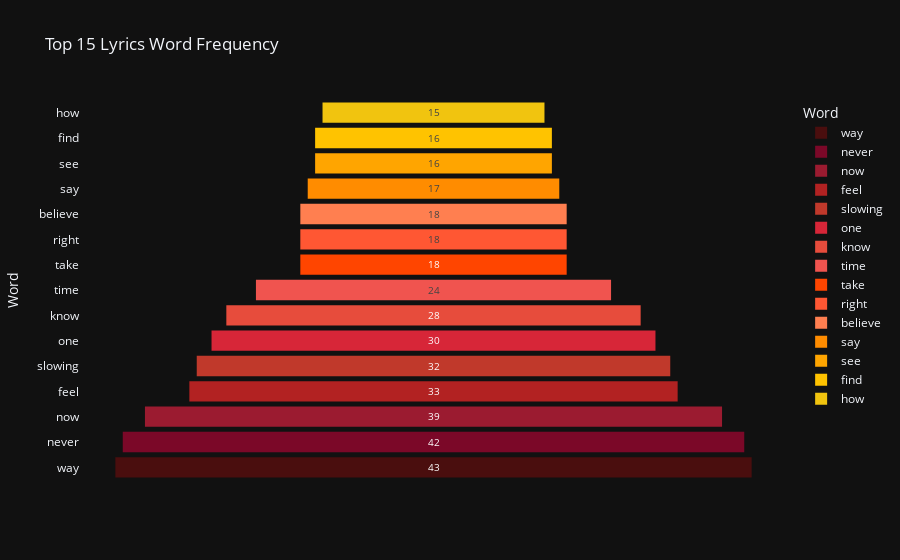

Notebook code for this chart:
### Markdown cell above
### Breach Funnel Chart

### Code cell
import plotly.express as px
import pandas as pd

# Your data
df_counts = pd.DataFrame(counts.most_common(15), columns=['Word', 'Count'])

# Your vibrant fire/sunset palette
custom_reds = [
    '#D72638', '#FF5733', '#FFC300', '#F1C40F', '#E74C3C'
]

# The Fix: Added color='Word'
fig = px.funnel(df_counts,
                x='Count',
                y='Word',
                title='Top 15 Lyrics Word Frequency',
                color='Word',
                color_discrete_sequence=warm_colors,)

fig.show()

### Figure 1 — Plotly figure (JSON) as saved in the notebook; plotly's stock layout.template omitted (floating-point values rounded to 4 significant figures)
{"data": [{"hovertemplate": "Word=%{y}<br>Count=%{x}<extra></extra>", "legendgroup": "way", "marker": {"color": "#4A0E0E"}, "name": "way", "orientation": "h", "showlegend": true, "x": [43], "xaxis": "x", "y": ["way"], "yaxis": "y", "type": "funnel"}, {"hovertemplate": "Word=%{y}<br>Count=%{x}<extra></extra>", "legendgroup": "never", "marker": {"color": "#7B0828"}, "name": "never", "orientation": "h", "showlegend": true, "x": [42], "xaxis": "x", "y": ["never"], "yaxis": "y", "type": "funnel"}, {"hovertemplate": "Word=%{y}<br>Count=%{x}<extra></extra>", "legendgroup": "now", "marker": {"color": "#9B1B30"}, "name": "now", "orientation": "h", "showlegend": true, "x": [39], "xaxis": "x", "y": ["now"], "yaxis": "y", "type": "funnel"}, {"hovertemplate": "Word=%{y}<br>Count=%{x}<extra></extra>", "legendgroup": "feel", "marker": {"color": "#B22222"}, "name": "feel", "orientation": "h", "showlegend": true, "x": [33], "xaxis": "x", "y": ["feel"], "yaxis": "y", "type": "funnel"}, {"hovertemplate": "Word=%{y}<br>Count=%{x}<extra></extra>", "legendgroup": "slowing", "marker": {"color": "#C0392B"}, "name": "slowing", "orientation": "h", "showlegend": true, "x": [32], "xaxis": "x", "y": ["slowing"], "yaxis": "y", "type": "funnel"}, {"hovertemplate": "Word=%{y}<br>Count=%{x}<extra></extra>", "legendgroup": "one", "marker": {"color": "#D72638"}, "name": "one", "orientation": "h", "showlegend": true, "x": [30], "xaxis": "x", "y": ["one"], "yaxis": "y", "type": "funnel"}, {"hovertemplate": "Word=%{y}<br>Count=%{x}<extra></extra>", "legendgroup": "know", "marker": {"color": "#E74C3C"}, "name": "know", "orientation": "h", "showlegend": true, "x": [28], "xaxis": "x", "y": ["know"], "yaxis": "y", "type": "funnel"}, {"hovertemplate": "Word=%{y}<br>Count=%{x}<extra></extra>", "legendgroup": "time", "marker": {"color": "#F0544F"}, "name": "time", "orientation": "h", "showlegend": true, "x": [24], "xaxis": "x", "y": ["time"], "yaxis": "y", "type": "funnel"}, {"hovertemplate": "Word=%{y}<br>Count=%{x}<extra></extra>", "legendgroup": "take", "marker": {"color": "#FF4500"}, "name": "take", "orientation": "h", "showlegend": true, "x": [18], "xaxis": "x", "y": ["take"], "yaxis": "y", "type": "funnel"}, {"hovertemplate": "Word=%{y}<br>Count=%{x}<extra></extra>", "legendgroup": "right", "marker": {"color": "#FF5733"}, "name": "right", "orientation": "h", "showlegend": true, "x": [18], "xaxis": "x", "y": ["right"], "yaxis": "y", "type": "funnel"}, {"hovertemplate": "Word=%{y}<br>Count=%{x}<extra></extra>", "legendgroup": "believe", "marker": {"color": "#FF7F50"}, "name": "believe", "orientation": "h", "showlegend": true, "x": [18], "xaxis": "x", "y": ["believe"], "yaxis": "y", "type": "funnel"}, {"hovertemplate": "Word=%{y}<br>Count=%{x}<extra></extra>", "legendgroup": "say", "marker": {"color": "#FF8C00"}, "name": "say", "orientation": "h", "showlegend": true, "x": [17], "xaxis": "x", "y": ["say"], "yaxis": "y", "type": "funnel"}, {"hovertemplate": "Word=%{y}<br>Count=%{x}<extra></extra>", "legendgroup": "see", "marker": {"color": "#FFA500"}, "name": "see", "orientation": "h", "showlegend": true, "x": [16], "xaxis": "x", "y": ["see"], "yaxis": "y", "type": "funnel"}, {"hovertemplate": "Word=%{y}<br>Count=%{x}<extra></extra>", "legendgroup": "find", "marker": {"color": "#FFC300"}, "name": "find", "orientation": "h", "showlegend": true, "x": [16], "xaxis": "x", "y": ["find"], "yaxis": "y", "type": "funnel"}, {"hovertemplate": "Word=%{y}<br>Count=%{x}<extra></extra>", "legendgroup": "how", "marker": {"color": "#F1C40F"}, "name": "how", "orientation": "h", "showlegend": true, "x": [15], "xaxis": "x", "y": ["how"], "yaxis": "y", "type": "funnel"}], "layout": {"xaxis": {"anchor": "y", "domain": [0.0, 1.0], "title": {"text": "Count"}}, "yaxis": {"anchor": "x", "domain": [0.0, 1.0], "title": {"text": "Word"}, "categoryorder": "array", "categoryarray": ["how", "find", "see", "say", "believe", "right", "take", "time", "know", "one", "slowing", "feel", "now", "never", "way"]}, "legend": {"title": {"text": "Word"}, "tracegroupgap": 0}, "title": {"text": "Top 15 Lyrics Word Frequency"}}}
